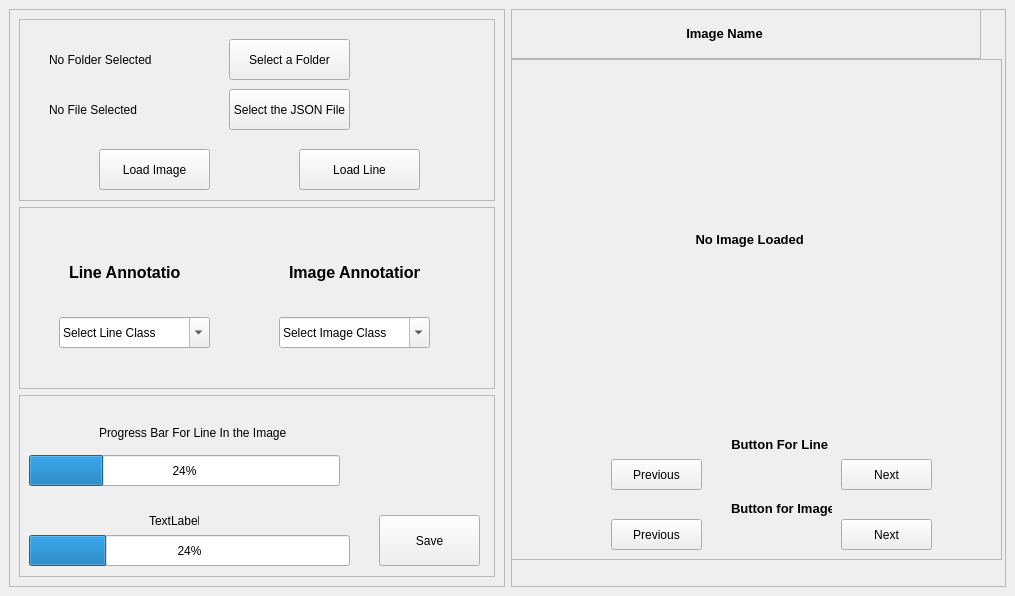
<?xml version="1.0" encoding="UTF-8"?>
<ui version="4.0">
 <class>LineAnnotationTool</class>
 <widget class="QMainWindow" name="LineAnnotationTool">
  <property name="geometry">
   <rect>
    <x>0</x>
    <y>0</y>
    <width>1015</width>
    <height>596</height>
   </rect>
  </property>
  <property name="windowTitle">
   <string>MainWindow</string>
  </property>
  <widget class="QWidget" name="centralwidget">
   <layout class="QHBoxLayout" name="horizontalLayout">
    <item>
     <widget class="QFrame" name="frame">
      <property name="enabled">
       <bool>true</bool>
      </property>
      <property name="frameShape">
       <enum>QFrame::StyledPanel</enum>
      </property>
      <property name="frameShadow">
       <enum>QFrame::Raised</enum>
      </property>
      <layout class="QVBoxLayout" name="verticalLayout">
       <item>
        <widget class="QFrame" name="frame_5">
         <property name="frameShape">
          <enum>QFrame::StyledPanel</enum>
         </property>
         <property name="frameShadow">
          <enum>QFrame::Raised</enum>
         </property>
         <widget class="QLabel" name="folderPath">
          <property name="geometry">
           <rect>
            <x>30</x>
            <y>20</y>
            <width>151</width>
            <height>41</height>
           </rect>
          </property>
          <property name="text">
           <string>No Folder Selected</string>
          </property>
         </widget>
         <widget class="QLabel" name="filePath">
          <property name="geometry">
           <rect>
            <x>30</x>
            <y>70</y>
            <width>151</width>
            <height>41</height>
           </rect>
          </property>
          <property name="text">
           <string>No File Selected</string>
          </property>
         </widget>
         <widget class="QPushButton" name="selectFolder">
          <property name="geometry">
           <rect>
            <x>210</x>
            <y>20</y>
            <width>121</width>
            <height>41</height>
           </rect>
          </property>
          <property name="text">
           <string>Select a Folder</string>
          </property>
         </widget>
         <widget class="QPushButton" name="selectFile">
          <property name="geometry">
           <rect>
            <x>210</x>
            <y>70</y>
            <width>121</width>
            <height>41</height>
           </rect>
          </property>
          <property name="text">
           <string>Select the JSON File</string>
          </property>
         </widget>
         <widget class="QPushButton" name="pushButton_3">
          <property name="geometry">
           <rect>
            <x>80</x>
            <y>130</y>
            <width>111</width>
            <height>41</height>
           </rect>
          </property>
          <property name="text">
           <string>Load Image</string>
          </property>
         </widget>
         <widget class="QPushButton" name="loadLine">
          <property name="geometry">
           <rect>
            <x>280</x>
            <y>130</y>
            <width>121</width>
            <height>41</height>
           </rect>
          </property>
          <property name="text">
           <string>Load Line</string>
          </property>
         </widget>
        </widget>
       </item>
       <item>
        <widget class="QFrame" name="frame_6">
         <property name="frameShape">
          <enum>QFrame::StyledPanel</enum>
         </property>
         <property name="frameShadow">
          <enum>QFrame::Raised</enum>
         </property>
         <widget class="QLabel" name="lineAnnotation">
          <property name="geometry">
           <rect>
            <x>50</x>
            <y>50</y>
            <width>111</width>
            <height>31</height>
           </rect>
          </property>
          <property name="text">
           <string>&lt;html&gt;&lt;head/&gt;&lt;body&gt;&lt;p&gt;&lt;span style=&quot; font-size:12pt; font-weight:600;&quot;&gt;Line Annotation &lt;/span&gt;&lt;/p&gt;&lt;/body&gt;&lt;/html&gt;</string>
          </property>
         </widget>
         <widget class="QComboBox" name="lineAnndropDown">
          <property name="geometry">
           <rect>
            <x>40</x>
            <y>110</y>
            <width>151</width>
            <height>31</height>
           </rect>
          </property>
          <property name="editable">
           <bool>true</bool>
          </property>
          <property name="currentText">
           <string>Select Line Class</string>
          </property>
         </widget>
         <widget class="QLabel" name="imageAnnotation">
          <property name="geometry">
           <rect>
            <x>270</x>
            <y>50</y>
            <width>131</width>
            <height>31</height>
           </rect>
          </property>
          <property name="text">
           <string>&lt;html&gt;&lt;head/&gt;&lt;body&gt;&lt;p&gt;&lt;span style=&quot; font-size:12pt; font-weight:600;&quot;&gt;Image Annotation&lt;/span&gt;&lt;/p&gt;&lt;/body&gt;&lt;/html&gt;</string>
          </property>
         </widget>
         <widget class="QComboBox" name="imageAnndropDown">
          <property name="geometry">
           <rect>
            <x>260</x>
            <y>110</y>
            <width>151</width>
            <height>31</height>
           </rect>
          </property>
          <property name="editable">
           <bool>true</bool>
          </property>
          <property name="currentText">
           <string>Select Image Class</string>
          </property>
         </widget>
        </widget>
       </item>
       <item>
        <widget class="QFrame" name="frame_7">
         <property name="frameShape">
          <enum>QFrame::StyledPanel</enum>
         </property>
         <property name="frameShadow">
          <enum>QFrame::Raised</enum>
         </property>
         <widget class="QProgressBar" name="progressBarLine">
          <property name="geometry">
           <rect>
            <x>10</x>
            <y>60</y>
            <width>311</width>
            <height>31</height>
           </rect>
          </property>
          <property name="value">
           <number>24</number>
          </property>
         </widget>
         <widget class="QPushButton" name="Save">
          <property name="geometry">
           <rect>
            <x>360</x>
            <y>120</y>
            <width>101</width>
            <height>51</height>
           </rect>
          </property>
          <property name="text">
           <string>Save</string>
          </property>
         </widget>
         <widget class="QProgressBar" name="progressBarImage">
          <property name="geometry">
           <rect>
            <x>10</x>
            <y>140</y>
            <width>321</width>
            <height>31</height>
           </rect>
          </property>
          <property name="value">
           <number>24</number>
          </property>
         </widget>
         <widget class="QLabel" name="label">
          <property name="geometry">
           <rect>
            <x>80</x>
            <y>30</y>
            <width>191</width>
            <height>16</height>
           </rect>
          </property>
          <property name="text">
           <string>Progress Bar For Line In the Image</string>
          </property>
         </widget>
         <widget class="QLabel" name="label_2">
          <property name="geometry">
           <rect>
            <x>130</x>
            <y>120</y>
            <width>50</width>
            <height>12</height>
           </rect>
          </property>
          <property name="text">
           <string>TextLabel</string>
          </property>
         </widget>
        </widget>
       </item>
      </layout>
     </widget>
    </item>
    <item>
     <widget class="QFrame" name="frame_2">
      <property name="frameShape">
       <enum>QFrame::StyledPanel</enum>
      </property>
      <property name="frameShadow">
       <enum>QFrame::Raised</enum>
      </property>
      <widget class="QFrame" name="frame_3">
       <property name="geometry">
        <rect>
         <x>-1</x>
         <y>-1</y>
         <width>471</width>
         <height>51</height>
        </rect>
       </property>
       <property name="frameShape">
        <enum>QFrame::StyledPanel</enum>
       </property>
       <property name="frameShadow">
        <enum>QFrame::Raised</enum>
       </property>
       <widget class="QLabel" name="imageName">
        <property name="geometry">
         <rect>
          <x>109</x>
          <y>10</y>
          <width>211</width>
          <height>31</height>
         </rect>
        </property>
        <property name="text">
         <string>&lt;html&gt;&lt;head/&gt;&lt;body&gt;&lt;p align=&quot;center&quot;&gt;&lt;span style=&quot; font-size:10pt; font-weight:600;&quot;&gt;Image Name&lt;/span&gt;&lt;/p&gt;&lt;/body&gt;&lt;/html&gt;</string>
        </property>
       </widget>
      </widget>
      <widget class="QFrame" name="frame_4">
       <property name="geometry">
        <rect>
         <x>0</x>
         <y>50</y>
         <width>491</width>
         <height>501</height>
        </rect>
       </property>
       <property name="frameShape">
        <enum>QFrame::StyledPanel</enum>
       </property>
       <property name="frameShadow">
        <enum>QFrame::Raised</enum>
       </property>
       <widget class="QLabel" name="imageViewer">
        <property name="geometry">
         <rect>
          <x>0</x>
          <y>0</y>
          <width>481</width>
          <height>361</height>
         </rect>
        </property>
        <property name="text">
         <string>&lt;html&gt;&lt;head/&gt;&lt;body&gt;&lt;p align=&quot;center&quot;&gt;&lt;span style=&quot; font-size:10pt; font-weight:600;&quot;&gt;No Image Loaded &lt;/span&gt;&lt;/p&gt;&lt;/body&gt;&lt;/html&gt;</string>
        </property>
       </widget>
       <widget class="QPushButton" name="previousLine">
        <property name="geometry">
         <rect>
          <x>100</x>
          <y>400</y>
          <width>91</width>
          <height>31</height>
         </rect>
        </property>
        <property name="text">
         <string>Previous</string>
        </property>
       </widget>
       <widget class="QPushButton" name="nextLine">
        <property name="geometry">
         <rect>
          <x>330</x>
          <y>400</y>
          <width>91</width>
          <height>31</height>
         </rect>
        </property>
        <property name="text">
         <string>Next</string>
        </property>
       </widget>
       <widget class="QPushButton" name="PreviousImage">
        <property name="geometry">
         <rect>
          <x>100</x>
          <y>460</y>
          <width>91</width>
          <height>31</height>
         </rect>
        </property>
        <property name="text">
         <string>Previous</string>
        </property>
       </widget>
       <widget class="QPushButton" name="nextImage">
        <property name="geometry">
         <rect>
          <x>330</x>
          <y>460</y>
          <width>91</width>
          <height>31</height>
         </rect>
        </property>
        <property name="text">
         <string>Next</string>
        </property>
       </widget>
       <widget class="QLabel" name="buttonsforLine">
        <property name="geometry">
         <rect>
          <x>220</x>
          <y>370</y>
          <width>101</width>
          <height>31</height>
         </rect>
        </property>
        <property name="text">
         <string>&lt;html&gt;&lt;head/&gt;&lt;body&gt;&lt;p align=&quot;center&quot;&gt;&lt;span style=&quot; font-size:10pt; font-weight:600;&quot;&gt;Button For Line &lt;/span&gt;&lt;/p&gt;&lt;/body&gt;&lt;/html&gt;</string>
        </property>
       </widget>
       <widget class="QLabel" name="buttonsforImage">
        <property name="geometry">
         <rect>
          <x>220</x>
          <y>440</y>
          <width>101</width>
          <height>20</height>
         </rect>
        </property>
        <property name="text">
         <string>&lt;html&gt;&lt;head/&gt;&lt;body&gt;&lt;p align=&quot;center&quot;&gt;&lt;span style=&quot; font-size:10pt; font-weight:600;&quot;&gt;Button for Image&lt;/span&gt;&lt;/p&gt;&lt;/body&gt;&lt;/html&gt;</string>
        </property>
       </widget>
      </widget>
     </widget>
    </item>
   </layout>
  </widget>
 </widget>
 <resources/>
 <connections/>
</ui>
